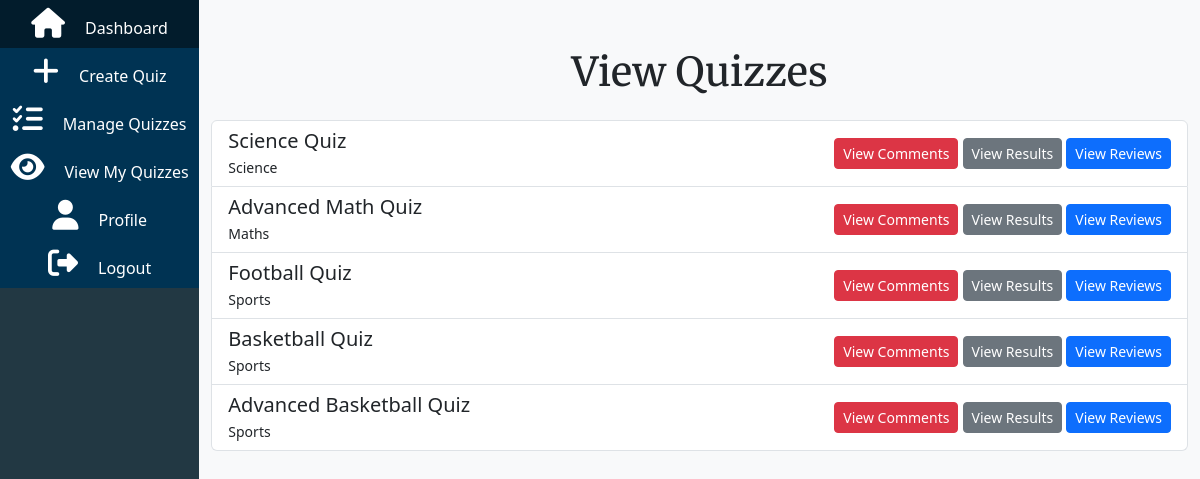
The page /public/quiz/viewquiz (signed in) on the database its author committed.
### tables this page shows
CREATE TABLE `quiz` (
  `id` int(11) NOT NULL,
  `title` varchar(255) NOT NULL,
  `user_id` int(11) NOT NULL,
  `subject` varchar(50) DEFAULT NULL,
  `level` int(5) NOT NULL,
  `created_at` timestamp NOT NULL DEFAULT current_timestamp(),
  `updated_at` timestamp NOT NULL DEFAULT current_timestamp(),
  `description` text DEFAULT NULL
);

### app/core/Controller.php (called while the page is built, shortened)
<?php
class Controller{
    public function model($model){
        return new $model();
    }
    public function view($view,$data=[]){
        require_once "../app/views/".$view.".php";
    }
}

### app/controller/Quiz.php (called while the page is built, shortened)
<?php
class Quiz extends Controller{
    public function viewquiz(){
        $quizModel = $this->model('Quizs');
        $quizzes = $quizModel->getQuizzesByTeacher($_SESSION['user_id']);
        $this->view('quiz/viewmyquiz', ['quizzes' => $quizzes]);
    }
}

### app/core/App.php (called while the page is built, shortened)
<?php
class App{
    protected $method = "index";
    public function __construct(){
       $url = $this->parseUrl();
       if(file_exists('../app/controller/'.$url[0].'.php')){
            unset($url[0]);
       }
        $this->controller = new $this->controller;
        if(isset($url[1])){
            if(method_exists($this->controller,$url[1])){
                $this->method = $url[1];
                unset($url[1]);
            }
        }
        $this->params = $url ? array_values($url):[];
        call_user_func_array([$this->controller,$this->method],$this->params);
    }
    public function parseUrl(){
        if(isset($_GET['url'])){
            return $url = explode('/',filter_var(rtrim($_GET['url'],'/')),FILTER_SANITIZE_URL);
        }
    }
}

### public/index.php (called while the page is built)
<?php
require_once "../app/init.php";
$app = new App;

### app/core/Model.php (called while the page is built, shortened)
<?php
class Model {
    public function __construct() {
        $this->db = new mysqli('localhost', 'root', '', '23189617');
    }
}
?>

### app/model/Quizs.php (called while the page is built, shortened)
<?php
class Quizs extends Model {
    public function getQuizzesByTeacher($teacher_id) {
        $stmt = $this->db->prepare("SELECT * FROM quiz WHERE user_id = ?");
        $stmt->bind_param('i', $teacher_id);
        $stmt->execute();
        return $stmt->get_result()->fetch_all(MYSQLI_ASSOC);
    }
}

### app/views/quiz/viewmyquiz.php (the view, shortened to what this page needs)
<!DOCTYPE html>
<html lang="en">
<head>
    <link rel="stylesheet" href="../../public/css/style.css">
    <link rel="stylesheet" href="../../public/css/dashboard.css">
</head>
<body>
<div class="d-flex main">
<?php include "../app/views/dashboard/sidebar.php"; ?>
<div class="container mt-5">
    <h1 class="mb-4 font-main text-center">View Quizzes</h1>
    <ul class="list-group">
        <?php foreach ($data['quizzes'] as $quiz): ?>
            <li class="list-group-item d-flex justify-content-between align-items-center">
                <div>
                    <h5 class="mb-1"><?php echo $quiz['title']; ?></h5>
                    <small><?php echo $quiz['subject']; ?></small>
                </div>
                <div>
                    <a href="/Concursonaire/public/quiz/viewcomment/<?php echo $quiz['id']; ?>" class="btn btn-danger text-white btn-sm mr-2">View Comments</a>
                    <a href="/Concursonaire/public/quiz/viewresult/<?php echo $quiz['id']; ?>" class="btn btn-secondary text-white btn-sm mr-2">View Results</a>
                    <a href="/Concursonaire/public/quiz/viewreview/<?php echo $quiz['id']; ?>" class="btn btn-primary text-white btn-sm mr-2">View Reviews</a>
                </div>
            </li>
        <?php endforeach; ?>
    </ul>
</div>
        </div>
</html>

### public/css/style.css (style rules this page uses)
.font-main { font-family: 'Merriweather', serif !important; }
body { background-color:#f8f9fa !important; }
a { color: black !important; }

### rows shown on the page
quiz: title "Science Quiz", subject "Science"
quiz: title "Advanced Math Quiz", subject "Maths"
quiz: title "Football Quiz", subject "Sports"
quiz: title "Basketball Quiz", subject "Sports"
quiz: title "Advanced Basketball Quiz", subject "Sports"
